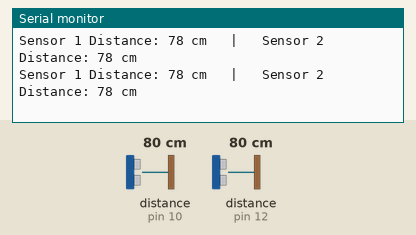
A sketch run on a simulated Arduino Uno, built with avr-gcc and run on an emulated ATmega328P. Parts: the last lines printed to the serial monitor. Wiring (inferred from the names in the program): 2 × ultrasonic range finder: trigger pin 9, echo pin 10 / trigger pin 11, echo pin 12. Inputs (shaded band) come from the test bench; at power-on: distance to the obstacle (sensors on pin 10, pin 12) 80 cm. The echo pulse lasts 58.3 µs per cm.

Above: at 1.2 s.
1.3 s: distance to the obstacle (sensor on pin 10) set to 35 cm
At 1.34 s:
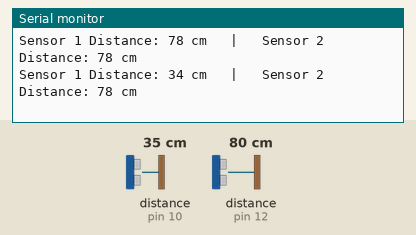
4.3 s: distance to the obstacle (sensor on pin 12) set to 2 cm
At 4.37 s:
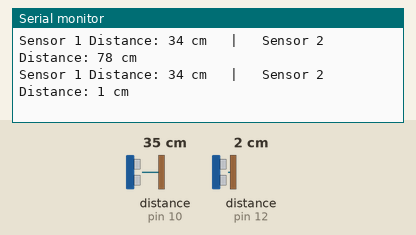
7.3 s: distance to the obstacle (sensor on pin 10) set to 18 cm
At 7.38 s:
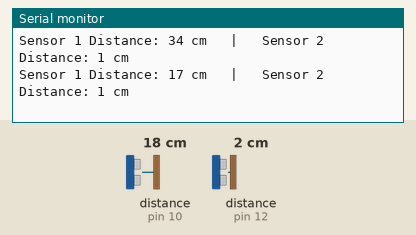
10.3 s: distance to the obstacle (sensor on pin 12) set to 9 cm
At 10.36 s:
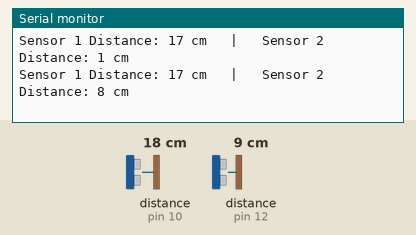
13.3 s: distance to the obstacle (sensor on pin 10) set to 250 cm
At 13.36 s:
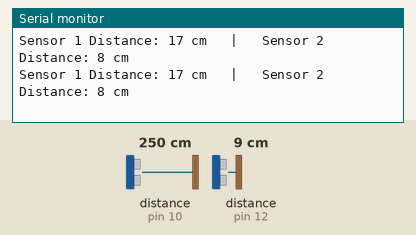
16.3 s: distance to the obstacle (sensor on pin 12) set to 60 cm
At 16.4 s:
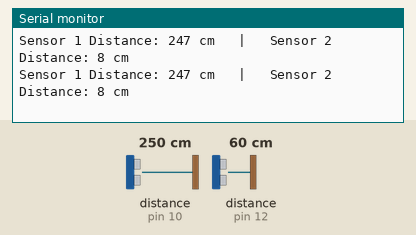
Timing chart, 0 to 19.3 s (numbered marks = the images above; inputs shaded):
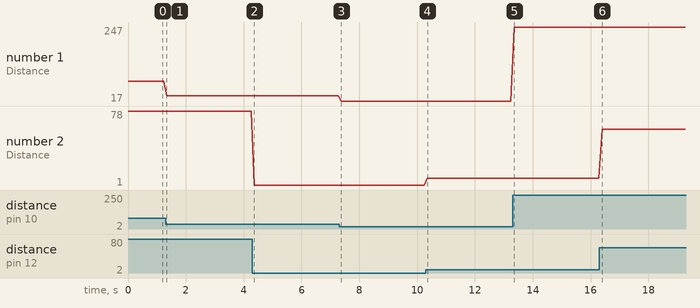

The sketch:

ArduinoCommands.ino
```cpp
const int trigPin1 = 9;  // First sensor trigger pin
const int echoPin1 = 10; // First sensor echo pin

const int trigPin2 = 11;  // Second sensor trigger pin
const int echoPin2 = 12;  // Second sensor echo pin

void setup() {
  // Initialize serial communication
  Serial.begin(9600);

  // Initialize the pins for the first sensor
  pinMode(trigPin1, OUTPUT);
  pinMode(echoPin1, INPUT);

  // Initialize the pins for the second sensor
  pinMode(trigPin2, OUTPUT);
  pinMode(echoPin2, INPUT);
}

void loop() {
  // For Sensor 1
  long duration1, distance1;

  // Clear the trigger pin
  digitalWrite(trigPin1, LOW);
  delayMicroseconds(2);

  // Send the trigger signal
  digitalWrite(trigPin1, HIGH);
  delayMicroseconds(10); // 10-microsecond pulse
  digitalWrite(trigPin1, LOW);

  // Read the echo pin
  duration1 = pulseIn(echoPin1, HIGH);

  // Calculate the distance
  distance1 = duration1 * 0.034 / 2;

  // For Sensor 2
  long duration2, distance2;

  // Clear the trigger pin
  digitalWrite(trigPin2, LOW);
  delayMicroseconds(2);

  // Send the trigger signal
  digitalWrite(trigPin2, HIGH);
  delayMicroseconds(10); // 10-microsecond pulse
  digitalWrite(trigPin2, LOW);

  // Read the echo pin
  duration2 = pulseIn(echoPin2, HIGH);

  // Calculate the distance
  distance2 = duration2 * 0.034 / 2;

  // Output the distance readings to the Serial Monitor
  Serial.print("Sensor 1 Distance: ");
  Serial.print(distance1);
  Serial.print(" cm   |   Sensor 2 Distance: ");
  Serial.print(distance2);
  Serial.println(" cm");

  // Small delay to avoid overwhelming the Serial Monitor
  delay(100);
}
```

Measured:
- after the input at 1.3 s, the serial monitor: prints a new line at once (image 1)
- after the input at 4.3 s, the serial monitor: prints a new line after 0.07 s (image 2)
- after the input at 7.3 s, the serial monitor: prints a new line after 0.08 s (image 3)
- after the input at 10.3 s, the serial monitor: prints a new line after 0.06 s (image 4)
- plotted number 1: 78 → 34 after the input at 1.3 s, 34 → 17 after the input at 7.3 s, 17 → 247 after the input at 13.3 s
- plotted number 2: 1 → 8 after the input at 10.3 s, 8 → 59 after the input at 16.3 s
